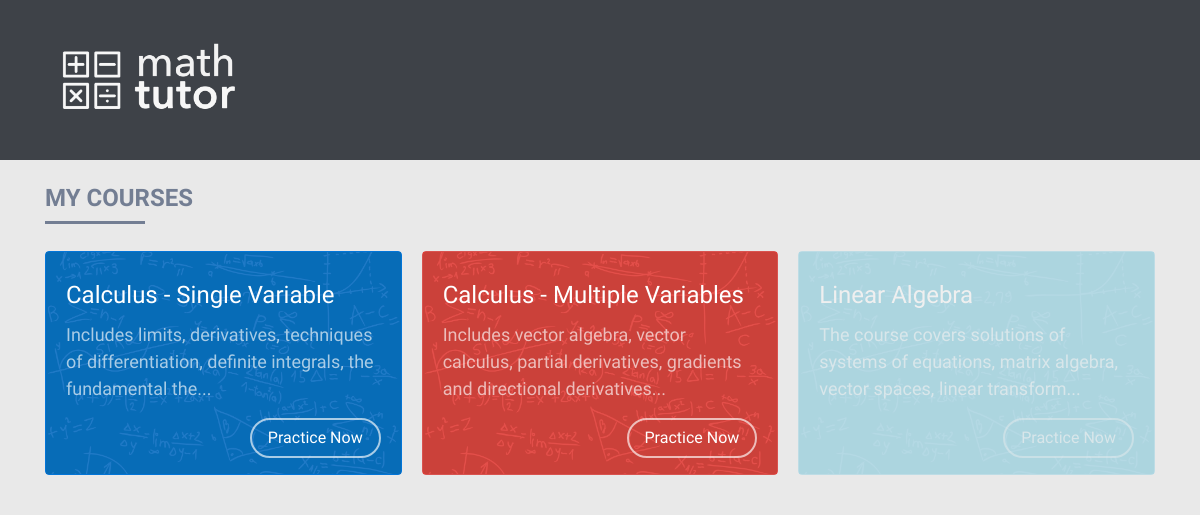
/, run on an earlier commit of the app's database.
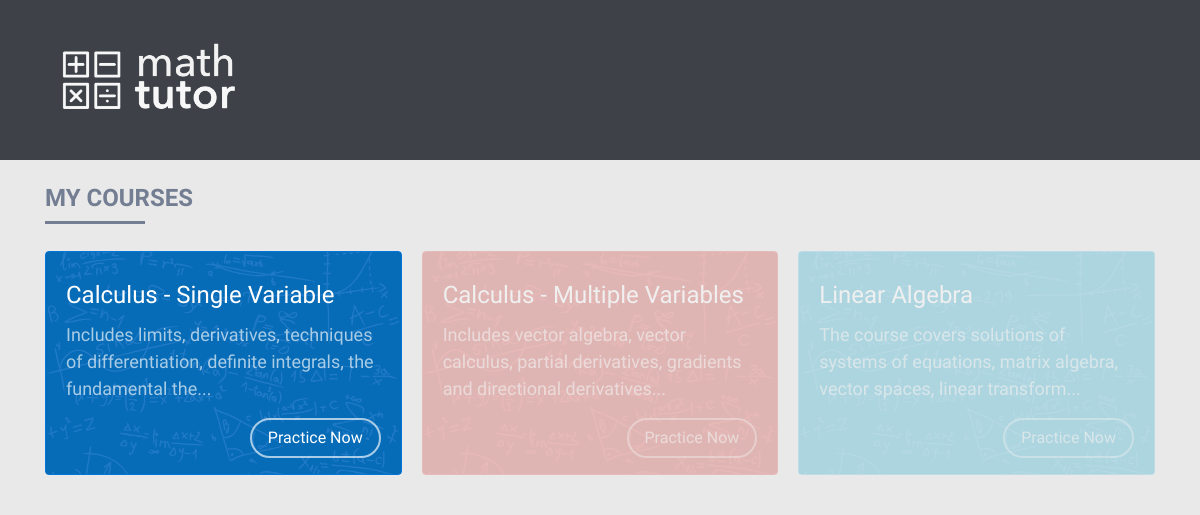
And on a later commit of the database.
### main/views.py (the view)
# urls.py: url(r'^$', views.index, name='index'),
def index(request):
	courses = Course.objects.all()
	context = {
		'courses': courses,
	}
	return render(request, 'index.html', context)

### main/models.py (called while the page is built)
	def short_course_desc(self):
		return self.course_desc[:100] + "..." if len(self.course_desc)>=100 else self.course_desc

	def shorter_course_desc(self):
		return self.course_desc[:50] + "..." if len(self.course_desc)>=50 else self.course_desc

	def short_course_name(self):
		return self.course_name[:20] + "..." if len(self.course_name)>=20 else self.course_name

### main/templates/index.html (shortened to what this page needs)
{% extends "header.html" %}
{% block content %}
  {% load staticfiles %}
  <h3>My Courses</h3>
  <hr>
  <br>
  {% if courses %}
  <div class="card-columns">
    {% for course in courses %}
      <div class="course card card-inverse card-{{ course.course_color }} {% if not course.course_active %}inactive{% endif %}">
        <div class="card-img-overlay {{ course.course_color }}">
          <h4 class="card-title desktop">{{ course.course_name }}</h4>
          <p class="card-text desktop">{{ course.short_course_desc }}</p>
          <a href="/course/{{ course.id }}" class="btn btn-{{ course.course_color }} {% if not course.course_active %}disabled{% endif %}">Practice Now</a>
        </div>
      </div>
    {% endfor %}
  </div>
  {% endif %}
{% endblock %}

What changed in the data, as far as the page shows it:
changed Course "Calculus - Multiple Variables": course_active True → False (drawn)
